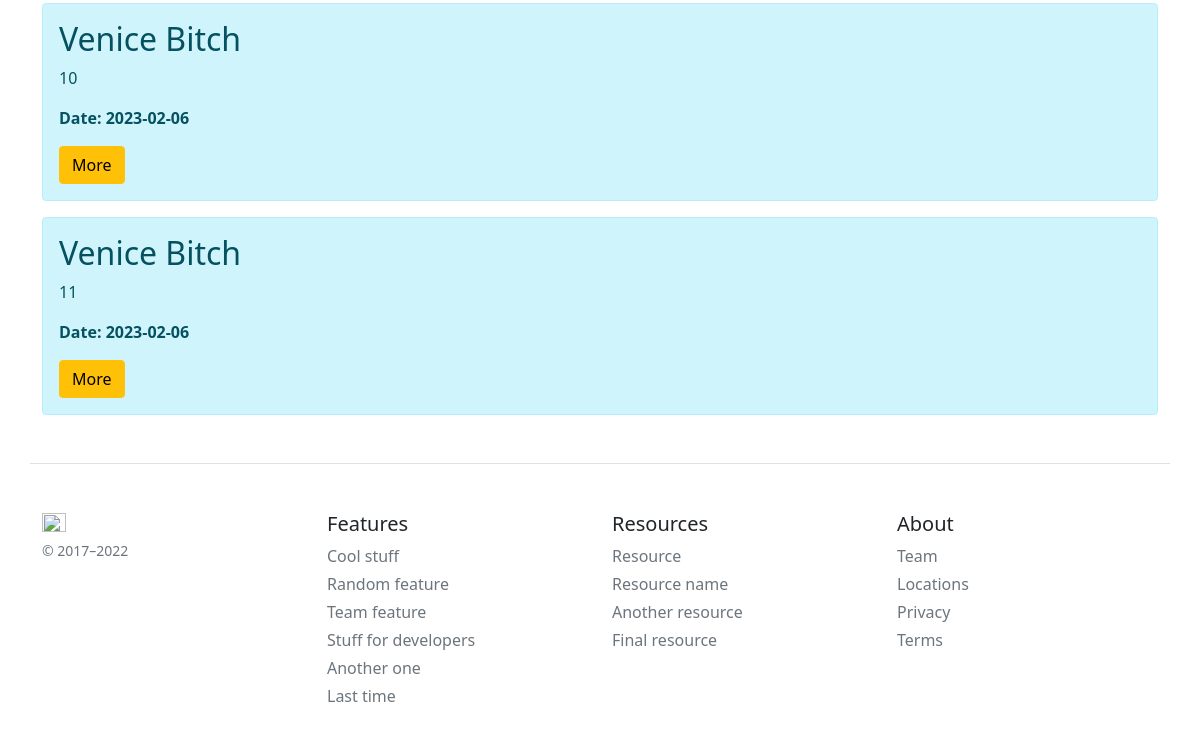
Before: /posts/1 (lower part) with the older database file.
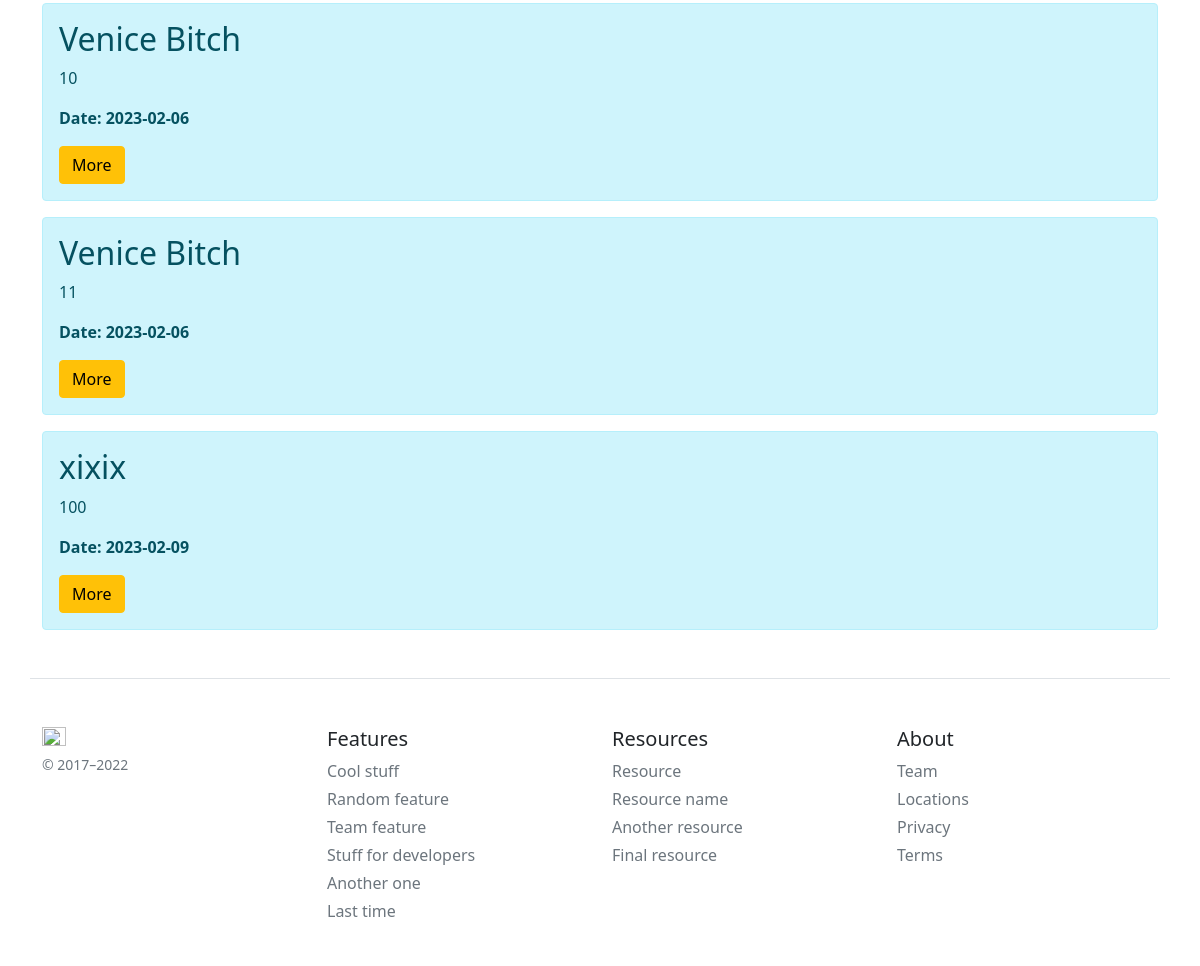
After: the same page with the newer database file.
### app.py (models this page shows, shortened)
class Article(db.Model):
    id = db.Column(db.Integer, primary_key=True)
    title = db.Column(db.String(100), nullable=False)
    rank = db.Column(db.Integer,nullable=False)
    text = db.Column(db.Text, nullable=False)
    date = db.Column(db.DateTime, default=datetime.utcnow)
    list_id = db.Column(db.Integer,nullable=False)

### app.py (the view)
@app.route('/posts/<int:id>')
def post_detail(id):
    articles = Article.query.filter(Article.list_id == id).order_by(func.length(Article.rank),
                                      asc(Article.rank)
                                      ).all()
    return render_template("posts.html", articles=articles)

### templates/posts.html (shortened to what this page needs)
{% extends 'base.html' %}
{% block body %}
<div class='container'>
	{% if articles|length > 0 %}
		{% for el in articles %}
		<div class='alert alert-info'>
			<h2>{{ el.title }}</h2>
			<p>{{ el.rank }}</p>
			<p><b>Date: {{ el.date.date() }}</b></p>
			<a href='/posts/{{ el.id }}' class='btn btn-warning'>More</a>
		</div>
		{% endfor %}
	{% else %}
	<p> We don't have articles on the site yet </p>
	{% endif %}
</div>
{% endblock %}

### templates/base.html (shortened to what this page needs)
<!doctype html>
<html lang='ru'>
<head>
	<link rel='stylesheet' href="https://cdn.jsdelivr.net/npm/bootstrap@5.1.3/dist/css/bootstrap.min.css">
</head>
<body>
	{% block body %}{% endblock %}
	<footer class=" container pt-4 my-md-5 pt-md-5 border-top">
    <div class="row">
      <div class="col-12 col-md">
        <img class="mb-2" src="/docs/5.2/assets/brand/bootstrap-logo.svg" alt="" width="24" height="19">
        <small class="d-block mb-3 text-muted">© 2017–2022</small>
      </div>
      <div class="col-6 col-md">
        <h5>Features</h5>
        <ul class="list-unstyled text-small">
          <li class="mb-1"><a class="link-secondary text-decoration-none" href="#">Cool stuff</a></li>
          <li class="mb-1"><a class="link-secondary text-decoration-none" href="#">Random feature</a></li>
          <li class="mb-1"><a class="link-secondary text-decoration-none" href="#">Team feature</a></li>
          <li class="mb-1"><a class="link-secondary text-decoration-none" href="#">Stuff for developers</a></li>
          <li class="mb-1"><a class="link-secondary text-decoration-none" href="#">Another one</a></li>
          <li class="mb-1"><a class="link-secondary text-decoration-none" href="#">Last time</a></li>
        </ul>
      </div>
      <div class="col-6 col-md">
        <h5>Resources</h5>
        <ul class="list-unstyled text-small">
          <li class="mb-1"><a class="link-secondary text-decoration-none" href="#">Resource</a></li>
          <li class="mb-1"><a class="link-secondary text-decoration-none" href="#">Resource name</a></li>
          <li class="mb-1"><a class="link-secondary text-decoration-none" href="#">Another resource</a></li>
          <li class="mb-1"><a class="link-secondary text-decoration-none" href="#">Final resource</a></li>
        </ul>
      </div>
      <div class="col-6 col-md">
        <h5>About</h5>
        <ul class="list-unstyled text-small">
          <li class="mb-1"><a class="link-secondary text-decoration-none" href="#">Team</a></li>
          <li class="mb-1"><a class="link-secondary text-decoration-none" href="#">Locations</a></li>
          <li class="mb-1"><a class="link-secondary text-decoration-none" href="#">Privacy</a></li>
          <li class="mb-1"><a class="link-secondary text-decoration-none" href="#">Terms</a></li>
        </ul>
      </div>
    </div>
  </footer>
</body>
</html>

Changed rows visible on the page:
added Article: title "xixix", rank "100", date "2023-02-09"
